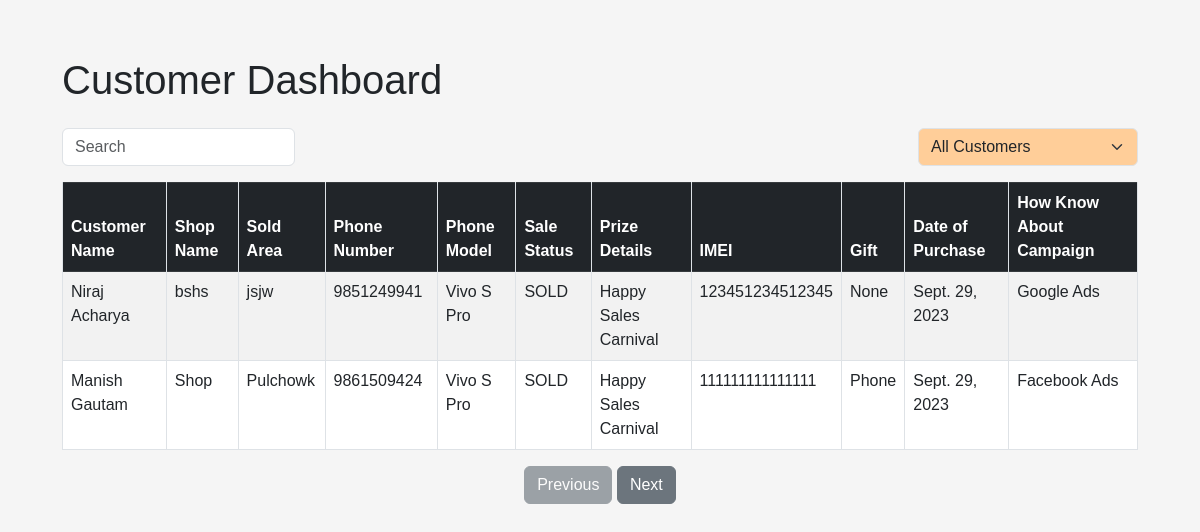
The app's page /customer-dashboard/ with its own data.
### gifts/models.py (models this page shows, shortened)
class Customer(models.Model):
    CAMPAIGN_CHOICES = [
        ("Facebook Ads", "Facebook Ads"),
        ("Reatil Shop", "Reatil Shop"),
        ("Google Ads", "Google Ads"),
        ("Others", "Others"),
    ]
    customer_name = models.CharField(max_length=400)
    shop_name = models.TextField()
    sold_area = models.CharField(max_length=800)
    phone_number = models.CharField(max_length=400)
    phone_model = models.ForeignKey(MobilePhone, on_delete=models.CASCADE)
    sale_status = models.CharField(max_length=400, default="SOLD")
    prize_details = models.CharField(
        max_length=900, default="Happy Sales Carnival")
    gift = models.ForeignKey(Gift, on_delete=models.CASCADE, null=True)
    imei = models.CharField(max_length=400)
    date_of_purchase = models.DateField(auto_now_add=True, auto_now=False)
    how_know_about_campaign = models.CharField(
        max_length=800, choices=CAMPAIGN_CHOICES)
    recharge_card = models.ForeignKey(RechargeCard, on_delete=models.CASCADE,null=True)
    class Meta:
        ordering = ("-date_of_purchase",)

class MobilePhone(models.Model):
    phone_model = models.CharField(max_length=400)
    phone_image = models.ImageField()
    phone_price = models.IntegerField()
    def __str__(self):
        return self.phone_model

class Gift(models.Model):
    name = models.CharField(max_length=400)
    image_url = models.FileField()
    def __str__(self):
        return self.name

### gifts/views.py (the view)
# urls.py: path('customer-dashboard/', customer_dashboard, name='customer_dashboard'),
def customer_dashboard(request):
    customers = Customer.objects.all()
    customers_with_gifts = Customer.objects.filter(gift__isnull=False)
    customers_without_gifts = Customer.objects.filter(gift__isnull=True)
    context = {
        'customers': customers,
        'customers_with_gifts': customers_with_gifts,
        'customers_without_gifts': customers_without_gifts,
    }
    return render(request, 'customer_dashboard.html', context)

### gifts/templates/customer_dashboard.html (shortened to what this page needs)
{% load static %}
<!DOCTYPE html>
<html lang="en">
<head>
    <link rel="stylesheet" href="https://cdn.jsdelivr.net/npm/bootstrap@5.3.0/dist/css/bootstrap.min.css">
    <link rel="stylesheet" href="{% static 'dashboard.css' %}">
</head>
<body>
    <div class="container mt-4">
        <h1 class="mb-4">Customer Dashboard</h1>
        <div class="d-flex justify-content-between align-items-center mb-3">
            <div class="form-group mb-0">
                <input type="text" id="searchInput" class="form-control" placeholder="Search">
            </div>
            <div class="form-group mb-0">
                <select class="form-select filterSelect" id="giftFilter" style="background-color:#ffce99;">
                    <option value="">All Customers</option>
                </select>
            </div>
        </div>
        <table class="table table-striped table-bordered">
            <thead class="table-dark">
                <tr>
                    <th>Customer Name</th>
                    <th>Shop Name</th>
                    <th>Sold Area</th>
                    <th>Phone Number</th>
                    <th>Phone Model</th>
                    <th>Sale Status</th>
                    <th>Prize Details</th>
                    <th>IMEI</th>
                    <th>Gift</th>
                    <th>Date of Purchase</th>
                    <th>How Know About Campaign</th>
                </tr>
            </thead>
            <tbody>
                {% for customer in customers %}
                <tr class="customer-row {% if customer.gift %}customers-with-gift{% else %}customers-no-gift{% endif %}">
                    <td>{{ customer.customer_name }}</td>
                    <td>{{ customer.shop_name }}</td>
                    <td>{{ customer.sold_area }}</td>
                    <td>{{ customer.phone_number }}</td>
                    <td>{{ customer.phone_model }}</td>
                    <td>{{ customer.sale_status }}</td>
                    <td>{{ customer.prize_details }}</td>
                    <td>{{ customer.imei }}</td>
                    <td>{{ customer.gift }}</td>
                    <td>{{ customer.date_of_purchase }}</td>
                    <td>{{ customer.how_know_about_campaign }}</td>
                </tr>
                {% endfor %}
            </tbody>
        </table>
        <div class="text-center">
            <button class="btn btn-secondary mr-2" id="prevBtn">Previous</button>
            <button class="btn btn-secondary" id="nextBtn">Next</button>
        </div>
    </div>
</body>
</html>

### gifts/static/dashboard.css (style rules this page uses)
body { font-family: Arial, sans-serif; background-color: #f5f5f5; }
.container { padding: 2rem; }
table { width: 100%; border-collapse: collapse; margin-bottom: 2rem; }
th, td { padding: 0.75rem; border: 1px solid #dee2e6; }
th { background-color: #f8f9fa; font-weight: bold; }
tr:nth-child(even) { background-color: #f2f2f2; }
.text-center { text-align: center; margin-top: 1rem; }

### records on screen
Customer: customer_name "Niraj Acharya", shop_name "bshs", sold_area "jsjw", phone_number "9851249941", phone_model "Vivo S Pro", sale_status "SOLD", prize_details "Happy Sales Carnival", imei "123451234512345", gift "None", date_of_purchase "Sept. 29, 2023", how_know_about_campaign "Google Ads"
Customer: customer_name "Manish Gautam", shop_name "Shop", sold_area "Pulchowk", phone_number "9861509424", phone_model "Vivo S Pro", sale_status "SOLD", prize_details "Happy Sales Carnival", imei "111111111111111", gift "Phone", date_of_purchase "Sept. 29, 2023", how_know_about_campaign "Facebook Ads"
